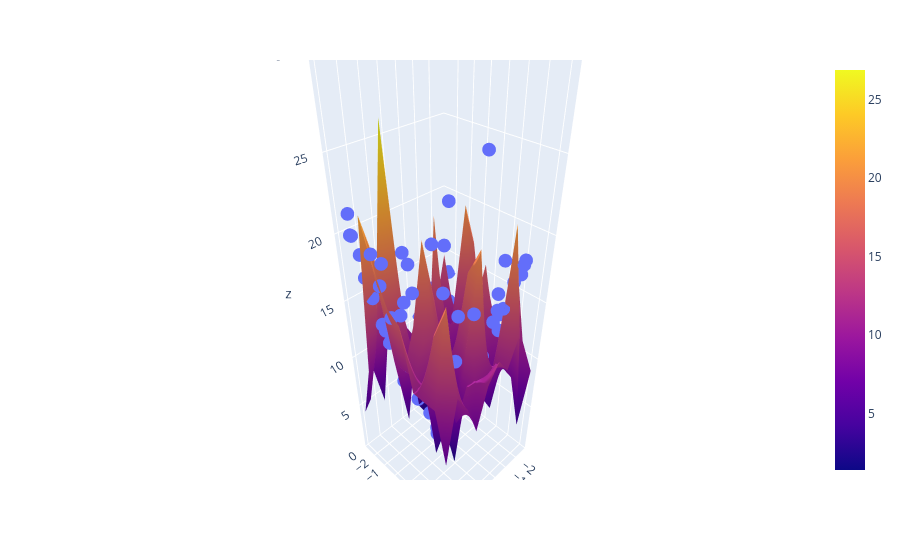

The notebook cell this image was saved under:
### Code cell
fig = px.scatter_3d(x=x.ravel(), y=y.ravel(), z=z.ravel())

fig.add_trace(go.Surface(x = x_input, y = y_input, z=z_final))

fig.update_layout(scene = dict(zaxis = dict(range=[0,35])))

fig.show()
